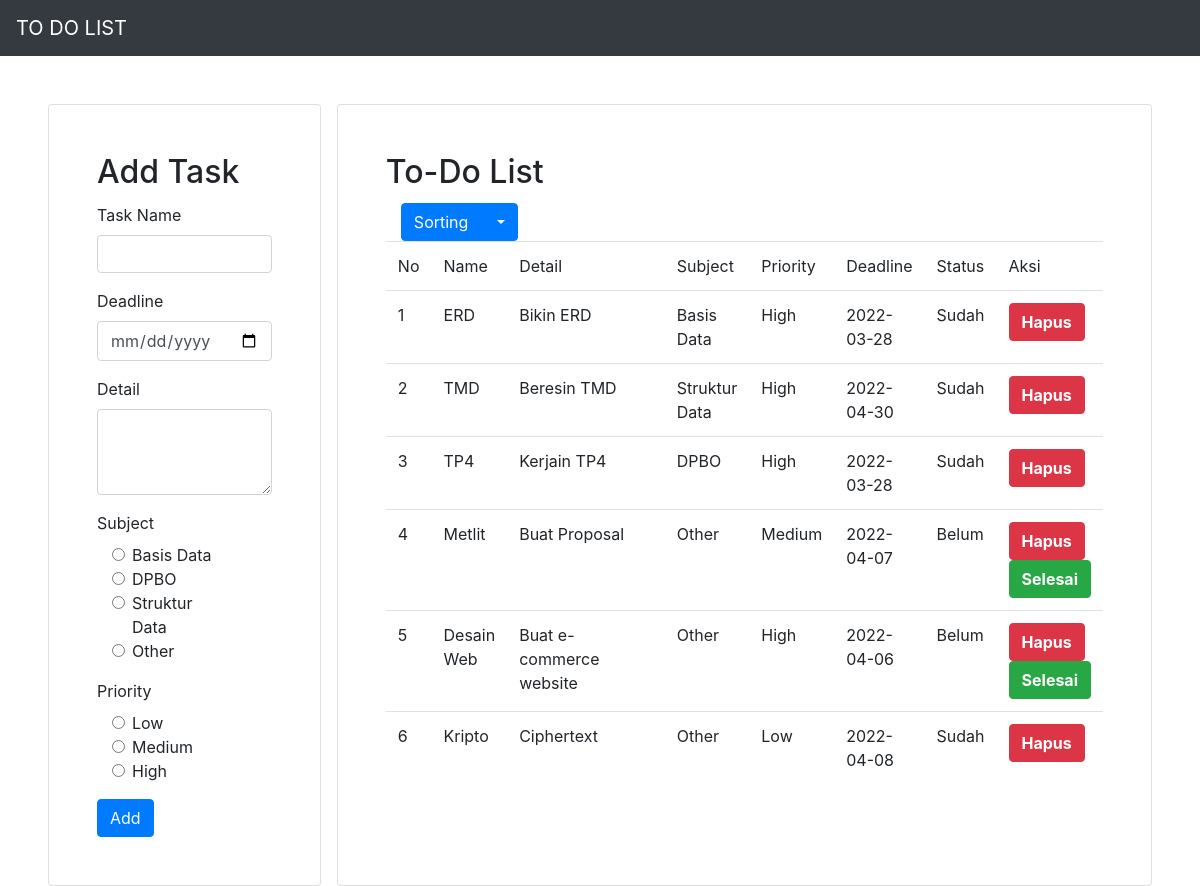
The page / on the database its author committed.
### tables this page shows
CREATE TABLE `tb_to_do` (
  `id` int(10) NOT NULL,
  `name_td` varchar(255) NOT NULL,
  `details_td` text NOT NULL,
  `subject_td` varchar(255) NOT NULL,
  `priority_td` varchar(255) NOT NULL,
  `deadline_td` date NOT NULL,
  `status_td` varchar(255) NOT NULL
);

### conf.php (called while the page is built)
<?php
$db_host = "localhost";
$db_user = "root";
$db_password = "";
$db_name = "db_task";
?>

### DB.php (called while the page is built, shortened)
<?php
class DB{
	var $db_host = '';
	var $db_user = '';
	var $db_password = '';
	var $db_name = '';
	var $db_link = '';
	var $result = 0;
	function DB($db_host='', $db_user='', $db_password='', $db_name=''){
		$this->db_host = $db_host;
		$this->db_user = $db_user;
		$this->db_password = $db_password;
		$this->db_name = $db_name;
	}
	function open(){
		$this->db_link = mysqli_connect($this->db_host, $this->db_user, $this->db_password, $this->db_name);
	}
	function execute($query=""){
		$this->result = mysqli_query($this->db_link, $query);
		return $this->result;
	}
	function getResult(){
		return mysqli_fetch_array($this->result);
	}
}
?>

### Task.php (called while the page is built, shortened)
<?php
class Task extends DB{
	function getTask(){
		$query = "SELECT * FROM tb_to_do";
		return $this->execute($query);
	}
}
?>

### index.php (the view, shortened to what this page needs)
<?php
include("conf.php");
include("DB.php");
include("Task.php");
include("Template.php");
$otask = new Task($db_host, $db_user, $db_password, $db_name);
$otask->open();
if(isset($_GET['sorting'])){
	$sorting_mode = $_GET['sorting'];
	if(strcmp($sorting_mode, 'reset') == 0){
		$otask->getTask();
	}else{
		$otask->orderData($sorting_mode);
	}
}else{
	$otask->getTask();
}
$data = null;
$no = 1;
while (list($id, $tname, $tdetails, $tsubject, $tpriority, $tdeadline, $tstatus) = $otask->getResult()) {
	if($tstatus == "Sudah"){
		$data .= "<tr>
		<td>" . $no . "</td>
		<td>" . $tname . "</td>
		<td>" . $tdetails . "</td>
		<td>" . $tsubject . "</td>
		<td>" . $tpriority . "</td>
		<td>" . $tdeadline . "</td>
		<td>" . $tstatus . "</td>
		<td>
		<button class='btn btn-danger'><a href='cekButton.php?id_hapus=" . $id . "' style='color: white; font-weight: bold;'>Hapus</a></button>
		</td>
		</tr>";
		$no++;
	}
	else{
		$data .= "<tr>
		<td>" . $no . "</td>
		<td>" . $tname . "</td>
		<td>" . $tdetails . "</td>
		<td>" . $tsubject . "</td>
		<td>" . $tpriority . "</td>
		<td>" . $tdeadline . "</td>
		<td>" . $tstatus . "</td>
		<td>
		<button class='btn btn-danger'><a href='cekButton.php?id_hapus=" . $id . "' style='color: white; font-weight: bold;'>Hapus</a></button>
		<button class='btn btn-success' ><a href='cekButton.php?id_status=" . $id .  "' style='color: white; font-weight: bold;'>Selesai</a></button>
		</td>
		</tr>";
		$no++;
	}
}

### Template.php (shortened to what this page needs)
<?php
class Template{
	var $content = '';
	function Template($filename = ''){
		$this->content = implode('', @file($filename));
	}
	function clear(){
		$this->content = preg_replace("/DATA_[A-Z|_|0-9]+/", "", $this->content);
	}
	function write(){
		print $this->content;
	}
	function replace($old = '', $new = ''){
		if(is_int($new)){
			$value = sprintf("%d", $new);
		}elseif(is_float($new)){
			$value = sprintf("%f", $new);
		}elseif(is_array($new)){
			$value = '';
			foreach( $new as $item){
				$value .= $item. '';
			}
		}else{
			$value = $new;
		}
		$this->content = preg_replace("/$old/",  $value, $this->content);
	}
}
 ?>

### rows shown on the page
tb_to_do: name_td "ERD", details_td "Bikin ERD", subject_td "Basis Data", priority_td "High", deadline_td "2022-03-28", status_td "Sudah"
tb_to_do: name_td "TMD", details_td "Beresin TMD", subject_td "Struktur Data", priority_td "High", deadline_td "2022-04-30", status_td "Sudah"
tb_to_do: name_td "TP4", details_td "Kerjain TP4", subject_td "DPBO", priority_td "High", deadline_td "2022-03-28", status_td "Sudah"
tb_to_do: name_td "Metlit", details_td "Buat Proposal", subject_td "Other", priority_td "Medium", deadline_td "2022-04-07", status_td "Belum"
tb_to_do: name_td "Desain Web", details_td "Buat e-commerce website", subject_td "Other", priority_td "High", deadline_td "2022-04-06", status_td "Belum"
tb_to_do: name_td "Kripto", details_td "Ciphertext", subject_td "Other", priority_td "Low", deadline_td "2022-04-08", status_td "Sudah"
